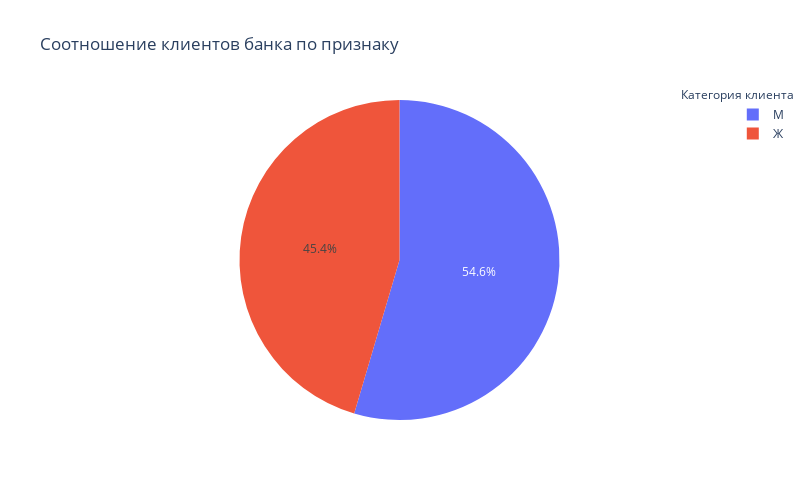

This figure's notebook cell:
### Markdown cell above
Посмотрим на распределение получившихся возрастных категорий внутри всей выборки

### Code cell
category_graph_all('gender_old')

### Figure 1 — Plotly figure (JSON) as saved in the notebook; plotly's stock layout.template omitted (floating-point values rounded to 4 significant figures)
{"data": [{"labels": ["Ж", "М"], "pull": [0, 0], "type": "pie", "values": [4543, 5457]}], "layout": {"annotations": [{"showarrow": false, "text": "Категория клиента", "x": 1.12, "y": 1.05}], "height": 500, "title": {"text": "Соотношение клиентов банка по признаку"}, "width": 800}}
